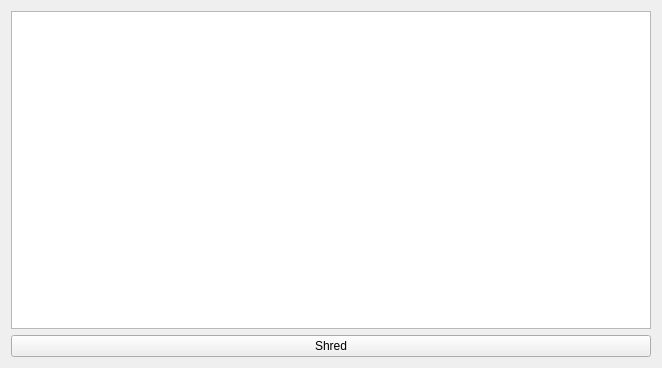
<?xml version="1.0" encoding="UTF-8"?>
<ui version="4.0">
 <class>ShredWidget</class>
 <widget class="QWidget" name="ShredWidget">
  <property name="geometry">
   <rect>
    <x>0</x>
    <y>0</y>
    <width>662</width>
    <height>368</height>
   </rect>
  </property>
  <property name="windowTitle">
   <string>Shred</string>
  </property>
  <layout class="QVBoxLayout" name="verticalLayout_2">
   <item>
    <widget class="QListWidget" name="listWidget"/>
   </item>
   <item>
    <widget class="QPushButton" name="shredButton">
     <property name="text">
      <string>Shred</string>
     </property>
    </widget>
   </item>
  </layout>
 </widget>
 <resources/>
 <connections/>
</ui>
